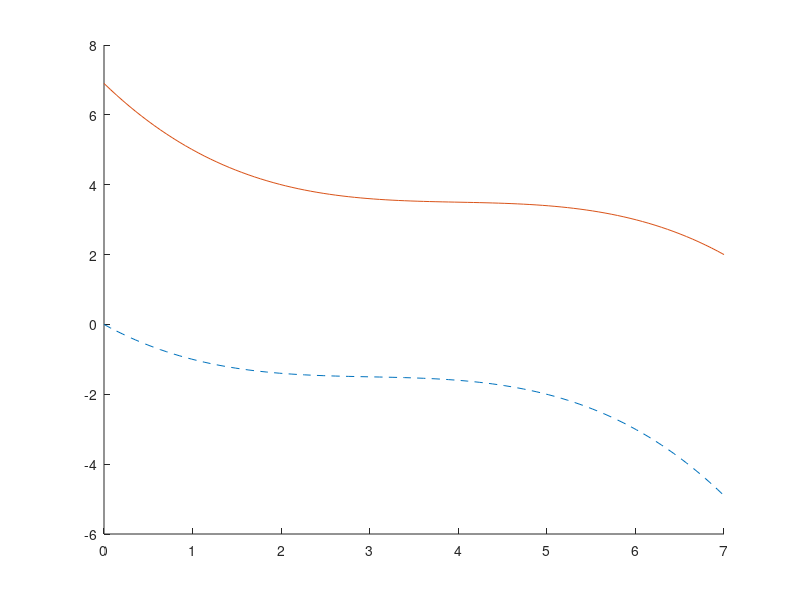
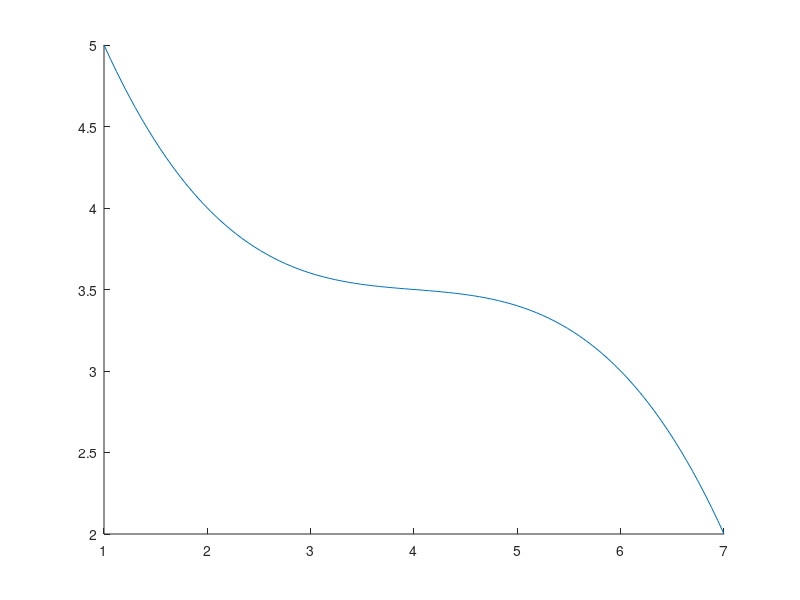

MATLAB code for these plots, in order: (Note: this script raises an error after producing the figures.)
% Program narise kubicni polinom skozi tocke T1, T2, T3.

% Izberemo koordinate tock na krivulji, npr.:
x1 = 1;
y1 = 5;
x2 = 7;
y2 = 2;

% gravitacijski pospesek
g = 9.8;

% Izberemo parameter a.
% a = doloci_polinom(x1,y1,x2,y2);
a = -0.05;

% Izracunamo ostale koeficiente polinoma preko a.
b = @(a) -3/2*a*(x2-x1);
c = @(a) (y2-y1)/(x2-x1) + 1/2*a*(x2-x1)^2;
d = 0;

% Polinom, kjer so tocke prestavljene, da je T1=(0,0).
p = @(x) a.*x.^3+b(a).*x.^2+c(a).*x+d;

% Transliran polinom skozi T1, T2, T3 iz podatkov (ta nas zanima).
r = @(x) a.*(x-x1).^3+b(a).*(x-x1).^2+c(a).*(x-x1)+d+y1;
r(x1); % preverimo, da so vrednosti res y1 oz. y2
r(x2);

% Narisemo oba polinoma, na drugo sliko pa iskani polinom in brahistohrono:
hold on
t = linspace(0,x2,100);
plot(t,p(t), '--')
plot(t,r(t))
hold off

figure

hold on
s = linspace(x1,x2,100);
plot(s,r(s))
risi_brah([x1 y1],[x2 y2])
hold off

% Cas potovanja izracunamo za polinom p (saj je v celoti pod x-osjo),
% sicer pa sta casa potovanja enaka.
dp = @(x) 3*a.*x.^2+2*b(a).*x+c(a);
f = @(x) sqrt((1+dp(x).^2)./(-2*g.*p(x)));
t_polinom = integral(f,0,x2-x1)

% Cas potovanja po brahistohroni in premici skozi T1 in T2.
[t_brahistohrona,t_premica] = cas_brahi([x1 y1],[x2 y2])